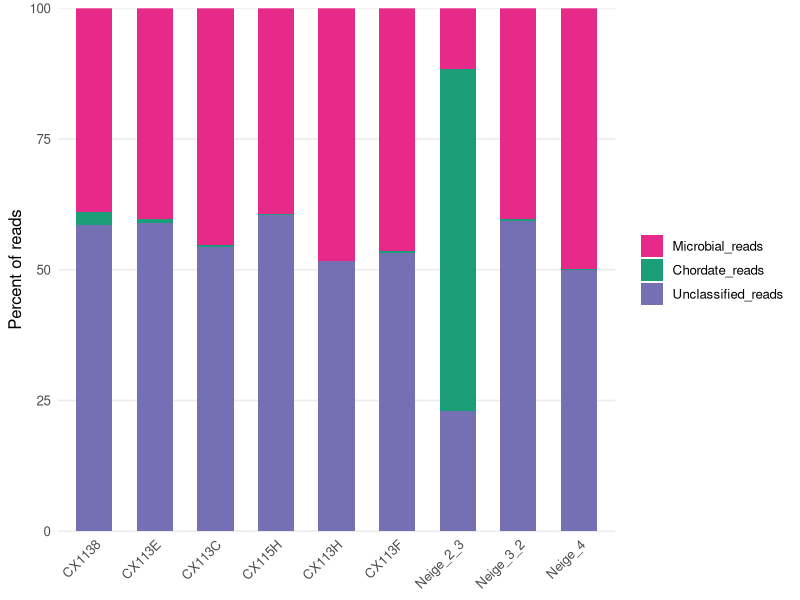
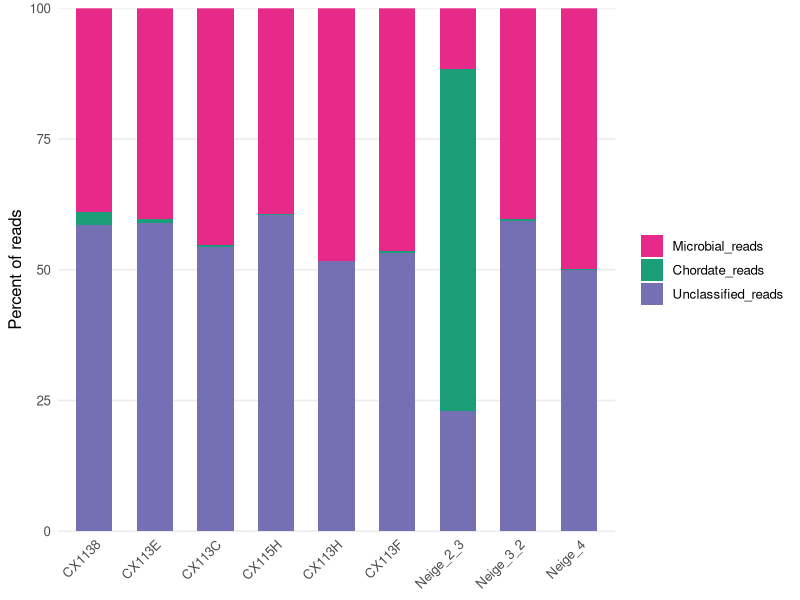

Write the R code that produced these figures, in order.
# === Load libraries ===
library(tidyverse)
setwd("~/github_repos/snowtracks/metagenomics")

# === Read CSV ===
df <- read.csv("deep_stats.csv", stringsAsFactors = FALSE)

# Remove % signs, convert to numeric, filter categories, NORMALISE to 100
df_long <- df %>%
  pivot_longer(-Name, names_to = "Category", values_to = "Percent") %>%
  mutate(Percent = as.numeric(sub("%", "", Percent))) %>%
  filter(Category %in% c("Chordate_reads","Unclassified_reads","Microbial_reads")) %>%
  group_by(Name) %>%
  mutate(Percent = Percent / sum(Percent) * 100) %>%
  ungroup()

# === Set sample order ===
# Edit this vector to reorder bars left → right; NULL keeps original CSV order
sample_order <- NULL  # e.g. c("SampleC", "SampleA", "SampleB")

if (!is.null(sample_order)) {
  df_long$Name <- factor(df_long$Name, levels = sample_order)
} else {
  df_long$Name <- factor(df_long$Name, levels = unique(df_long$Name))
}

# Set category order (BOTTOM → TOP of bars)
df_long$Category <- factor(
  df_long$Category,
  levels = c("Microbial_reads","Chordate_reads","Unclassified_reads")
)

# Color palette (subset)
cols <- c(
  "Chordate_reads"     = "#1b9e77",
  "Unclassified_reads" = "#7570b3",
  "Microbial_reads"    = "#e7298a"
)

# === Stacked vertical barplot ===
final_plot <- ggplot(df_long, aes(x = Name, y = Percent, fill = Category)) +
  geom_col(width = 0.6, color = NA) +
  scale_fill_manual(values = cols) +
  scale_y_continuous(expand = c(0, 0)) +
  labs(y = "Percent of reads", x = NULL) +
  theme_minimal(base_size = 12) +
  theme(
    panel.grid.major.x = element_blank(),
    panel.grid.minor  = element_blank(),
    axis.text.x       = element_text(angle = 45, hjust = 1),
    legend.title      = element_blank()
  )

# === Print figure ===
final_plot

# === Save figure ===
ggsave(
  filename = "stacked_barplots.png",
  plot     = final_plot,
  width    = 12,
  height   = 5,
  units    = "in",
  dpi      = 300,
  bg       = "white"
)
